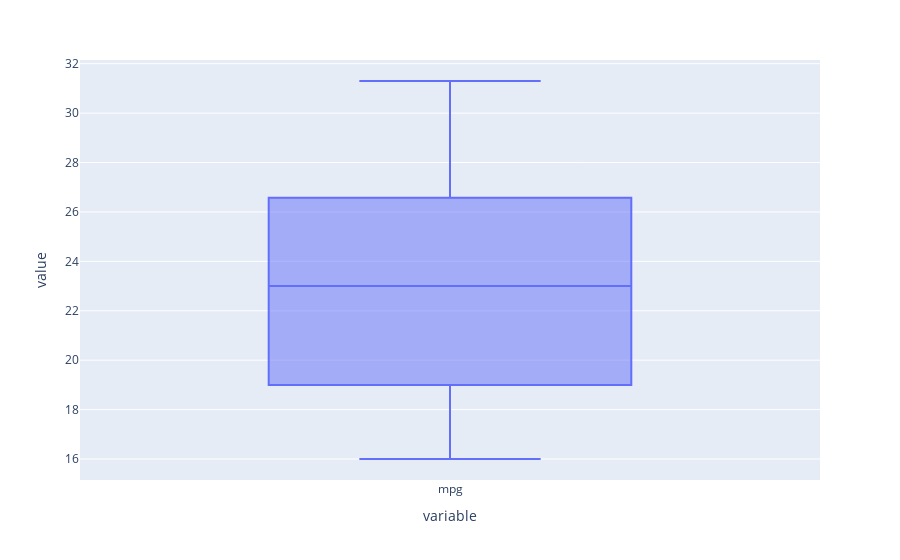
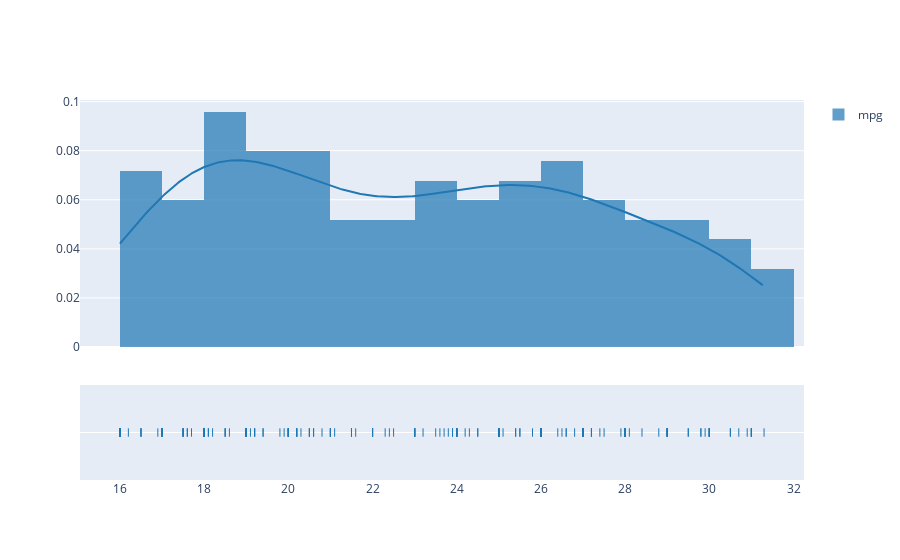

Write notebook code for charts like these, in order.
### Code cell
# Analysing mpg if we look at the plot we see that 46.6 needs to be dropped to remove outlier values using standard deviation
remove_outliers(df, "mpg", 6)

total_analysys("mpg")

### Figure 1 — Plotly figure (JSON) as saved in the notebook; plotly's stock layout.template omitted (floating-point values rounded to 4 significant figures; data arrays with more than 128 entries replaced by an {"elided": "..."} marker saying what was removed)
{"data": [{"alignmentgroup": "True", "hovertemplate": "variable=%{x}<br>value=%{y}<extra></extra>", "legendgroup": "", "marker": {"color": "#636efa"}, "name": "", "notched": false, "offsetgroup": "", "orientation": "v", "showlegend": false, "type": "box", "x": {"elided": "251 str values"}, "x0": " ", "xaxis": "x", "y": {"elided": "251 float values"}, "y0": " ", "yaxis": "y"}], "layout": {"boxmode": "group", "legend": {"tracegroupgap": 0}, "margin": {"t": 60}, "xaxis": {"anchor": "y", "domain": [0, 1], "title": {"text": "variable"}}, "yaxis": {"anchor": "x", "domain": [0, 1], "title": {"text": "value"}}}}

### Figure 2 — Plotly figure (JSON) as saved in the notebook; plotly's stock layout.template omitted (floating-point values rounded to 4 significant figures; data arrays with more than 128 entries replaced by an {"elided": "..."} marker saying what was removed)
{"data": [{"autobinx": false, "histnorm": "probability density", "legendgroup": "mpg", "marker": {"color": "rgb(31, 119, 180)"}, "name": "mpg", "opacity": 0.7, "type": "histogram", "x": {"elided": "251 float values"}, "xaxis": "x", "xbins": {"end": 31.3, "size": 1, "start": 16}, "yaxis": "y"}, {"legendgroup": "mpg", "marker": {"color": "rgb(31, 119, 180)"}, "mode": "lines", "name": "mpg", "showlegend": false, "type": "scatter", "x": {"elided": "500 float values"}, "xaxis": "x", "y": {"elided": "500 float values"}, "yaxis": "y"}, {"legendgroup": "mpg", "marker": {"color": "rgb(31, 119, 180)", "symbol": "line-ns-open"}, "mode": "markers", "name": "mpg", "showlegend": false, "type": "scatter", "x": {"elided": "251 float values"}, "xaxis": "x", "y": {"elided": "251 str values"}, "yaxis": "y2"}], "layout": {"barmode": "overlay", "hovermode": "closest", "legend": {"traceorder": "reversed"}, "xaxis": {"anchor": "y2", "domain": [0, 1], "zeroline": false}, "yaxis": {"anchor": "free", "domain": [0.35, 1], "position": 0}, "yaxis2": {"anchor": "x", "domain": [0, 0.25], "dtick": 1, "showticklabels": false}}}
